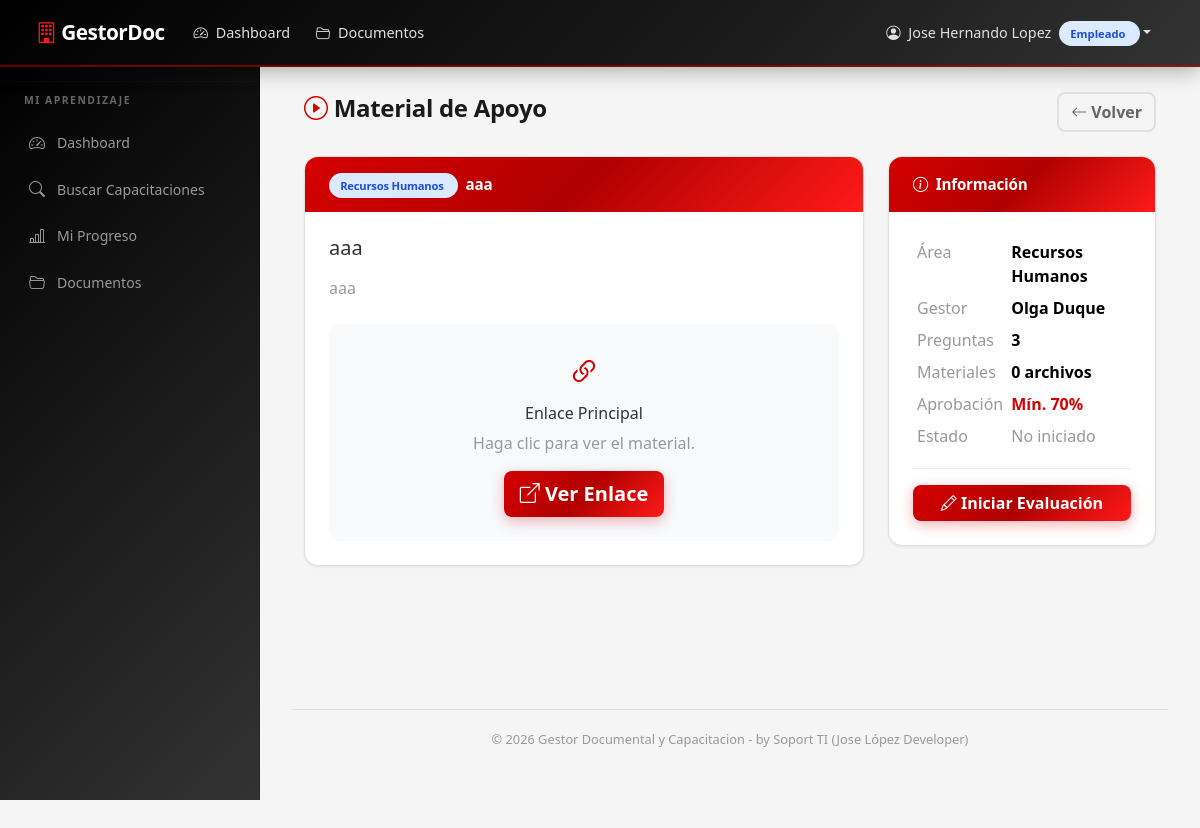
The app's page /capacitacion/7/material (signed in), older data.
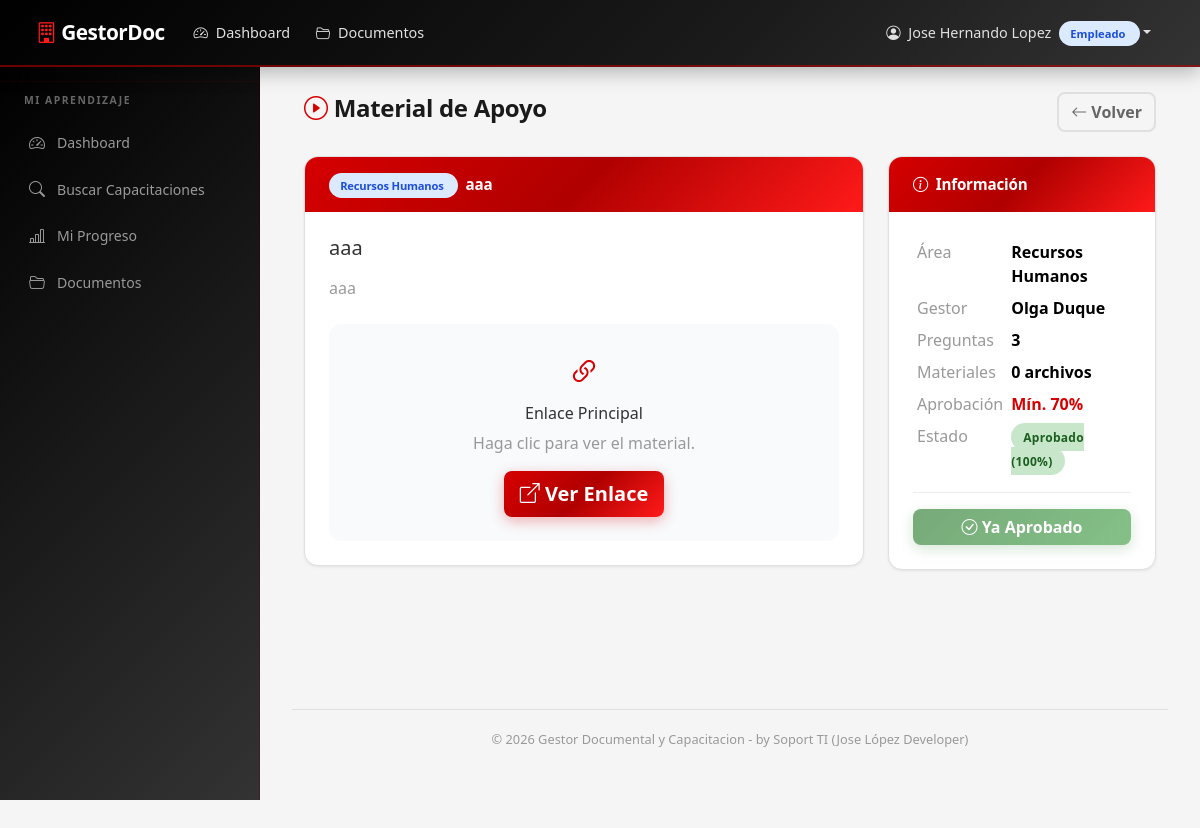
The same page, newer data.
### models.py (models this page shows, shortened)
class ProgresoCapacitacion(db.Model):
    __tablename__ = 'progreso_capacitacion'
    id = db.Column(db.Integer, primary_key=True)
    empleado_id = db.Column(
        db.Integer, db.ForeignKey('empleado.id'), nullable=False
    )
    capacitacion_id = db.Column(
        db.Integer, db.ForeignKey('capacitacion.id'), nullable=False
    )
    calificacion = db.Column(db.Integer, default=0)  # 0-100
    estado = db.Column(db.String(20), default='Pendiente')  # Pendiente/Aprobado
    fecha_completado = db.Column(db.DateTime, nullable=True)
    respuestas_json = db.Column(db.Text, default='')  # JSON con las respuestas dadas
    __table_args__ = (
        db.UniqueConstraint(
            'empleado_id', 'capacitacion_id',
            name='uq_empleado_capacitacion'
        ),
    )

### routes/empleado.py (the view)
@empleado_bp.route('/capacitacion/<int:capacitacion_id>/material')
@login_required
def ver_material(capacitacion_id):
    if current_user.role != 'Empleado':
        flash('Acceso no autorizado.', 'danger')
        return redirect(url_for('main.dashboard'))
    empleado = get_empleado()
    cap = Capacitacion.query.get_or_404(capacitacion_id)
    progreso = ProgresoCapacitacion.query.filter_by(
        empleado_id=empleado.id,
        capacitacion_id=cap.id
    ).first()
    return render_template('empleado/ver_material.html',
                           capacitacion=cap,
                           progreso=progreso,
                           empleado=empleado)

### models.py (called while the page is built)
    @property
    def nombre_completo(self):
        return f'{self.nombres} {self.apellidos}'.strip()

### routes/empleado.py (called while the page is built)
def get_empleado():
    return Empleado.query.filter_by(user_id=current_user.id).first()

### templates/empleado/ver_material.html (shortened to what the changed rows need)
{% extends "base.html" %}
{% block content %}
<div class="container-fluid">
    <div class="row">
                    {% set materiales = capacitacion.materiales %}
        <div class="col-md-4">
            <div class="card-custom mb-4">
                <div class="card-body">
                    <table class="table table-sm table-borderless mb-0">
                        <tr>
                        </tr>
                        <tr>
                        </tr>
                        <tr>
                        </tr>
                        <tr>
                        </tr>
                        <tr>
                        </tr>
                        <tr>
                            <td>
                                {% if progreso %}
                                    {% if progreso.estado == 'Aprobado' %}
                                        <span class="badge-estado badge-aprobado">Aprobado ({{ progreso.calificacion }}%)</span>
                                    {% else %}
                                        <span class="badge-estado badge-pendiente">Pendiente ({{ progreso.calificacion }}%)</span>
                                    {% endif %}
                                {% else %}
                                    <span class="text-muted">No iniciado</span>
                                {% endif %}
                            </td>
                        </tr>
                    </table>
                    <hr>
                    {% if not progreso or progreso.estado != 'Aprobado' %}
                    <a href="{{ url_for('empleado.rendir_evaluacion', capacitacion_id=capacitacion.id) }}"
                       class="btn btn-primary w-100">
                        <i class="bi bi-pencil"></i>
                        {% if progreso %} Reintentar Evaluación {% else %} Iniciar Evaluación {% endif %}
                    </a>
                    {% else %}
                    <button class="btn btn-success w-100" disabled>
                        <i class="bi bi-check-circle"></i> Ya Aprobado
                    </button>
                    {% endif %}
                </div>
            </div>
        </div>
    </div>
</div>
{% endblock %}

Row changes from the older to the newer data that the page shows:
added ProgresoCapacitacion: calificacion "100"
Text that changed along with them:
text no longer shown: "No iniciado Iniciar Evaluación"
text now shown: "Aprobado ( %) Ya Aprobado"
